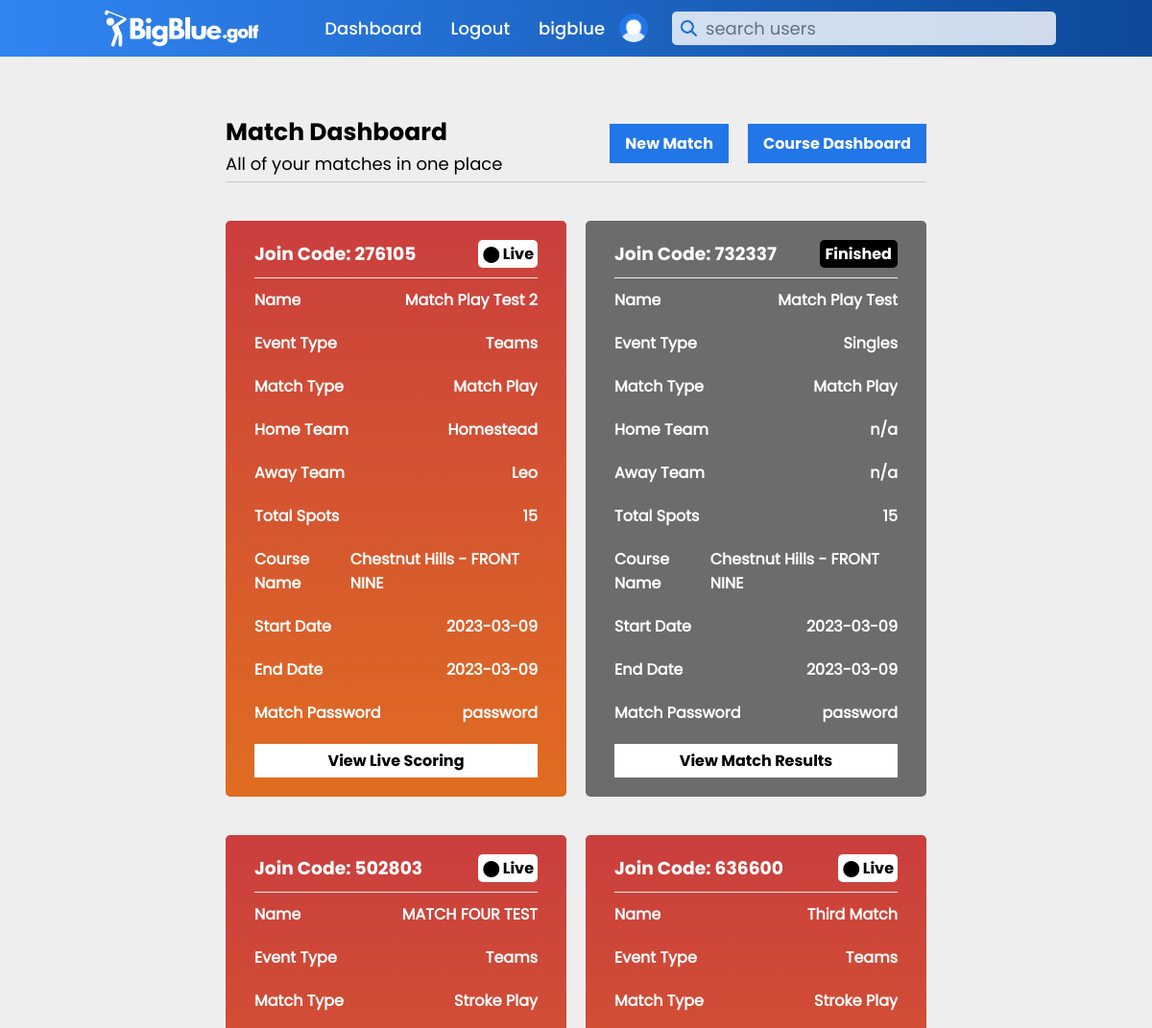
The page /match_dashboard (signed in, upper part) on the database as committed earlier.
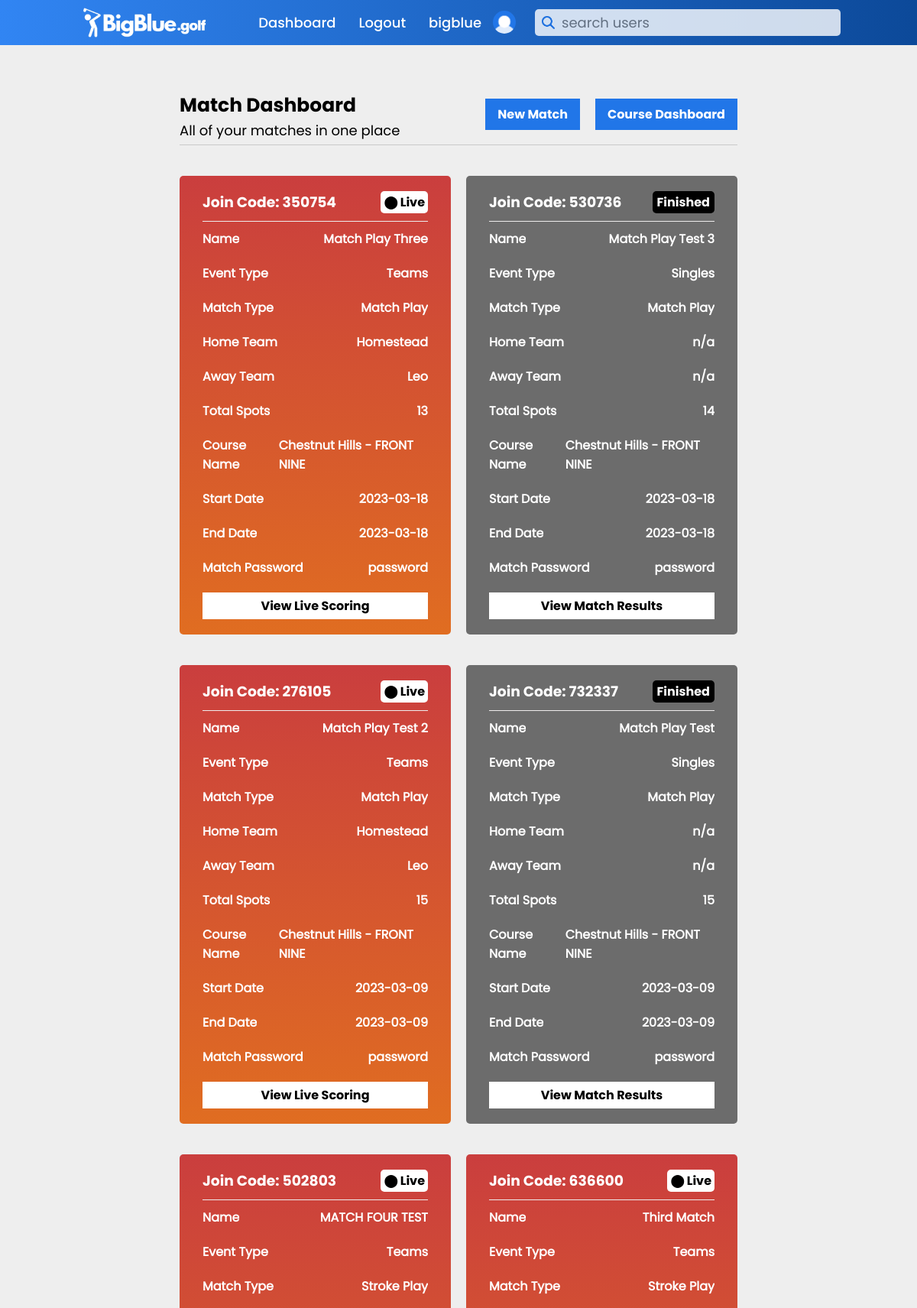
The same page on the database as committed later.
### main.py (models this page shows, shortened)
class match(db.Model):
    _id = db.Column("id", db.Integer, primary_key=True)
    match_name = db.Column(db.String(50))
    match_course = db.Column(db.String(50))
    event_type = db.Column(db.String(1))
    match_type = db.Column(db.String(25))
    start_time = db.Column(db.String(25))
    end_time = db.Column(db.String(25))
    teams1 = db.Column(db.String())
    total_players = db.Column(db.Integer)
    scores_file = db.Column(db.String(50))
    match_code = db.Column(db.String(6))
    match_password = db.Column(db.String())
    created_by = db.Column(db.String())
    match_live = db.Column(db.Integer, default=0)

class course(db.Model):
    _id = db.Column("id", db.Integer, primary_key=True)
    course_name = db.Column(db.String(50))
    course_holes = db.Column(db.String(3))
    par1 = db.Column(db.Integer)
    par2 = db.Column(db.Integer)
    par3 = db.Column(db.Integer)
    par4 = db.Column(db.Integer)
    par5 = db.Column(db.Integer)
    par6 = db.Column(db.Integer)
    par7 = db.Column(db.Integer)
    par8 = db.Column(db.Integer)
    par9 = db.Column(db.Integer)
    par10 = db.Column(db.Integer)
    par11 = db.Column(db.Integer)
    par12 = db.Column(db.Integer)
    par13 = db.Column(db.Integer)
    par14 = db.Column(db.Integer)
    par15 = db.Column(db.Integer)
    par16 = db.Column(db.Integer)
    par17 = db.Column(db.Integer)
    par18 = db.Column(db.Integer)
    city = db.Column(db.String)
    course_bio = db.Column(db.String(1000))
    created_by = db.Column(db.String)

### main.py (the view)
@app.route("/match_dashboard")
def match_dashboard():
    if 'active_user' in session and session['active_user'][2] == 'coach':
        found_course = course.query.filter_by(created_by=session['active_user'][0]).all()
        found_match = match.query.filter_by(created_by=session['active_user'][0]).all()
        found_user = users.query.filter_by(username=session['active_user'][0]).first()
        return render_template("match_dashboard.html", course_data=found_course, data=found_user, match_data=found_match)
    return redirect(url_for('error', msg="You do not have access to this site."))

### templates/match_dashboard.html (shortened to what the changed rows need)
{% if data.rank == 'coach' %}
    {% extends "indexcontentcoachlogin.html" %}
{% elif data.rank == 'player' %}
    {% extends "indexcontentplayerlogin.html" %}
{% else %}
    {% extends "indexcontent.html" %}
{% endif %}
{% block content %}
<html>
        <head>
            <link rel="stylesheet" href="{{ url_for('static', filename='styles/matchdashboard.css') }}">
        </head>
    <div class="main-container">
        <div class="grid-container">
            {% for item in match_data[::-1] %}
                {% if item.match_live == 0 %}
                    <div class="match-container">
                        <div id="row-one">
                            <div>
                                <h3>Join Code: {{item.match_code}}</h3>
                            </div>
                            <div id="action-icons">
                                <a href="/edit_match/{{item._id}}"><img src="{{ url_for('static', filename='logo graphics/pencilicon.png') }}"></a>
                                <a href="/delete_match/{{item._id}}"><img src="{{ url_for('static', filename='logo graphics/trashcan.png') }}"></a>
                            </div>
                        </div>
                        <div class="row-div">
                            <div>
                                <h4>Name</h4>
                            </div>
                            <div>
                                <h4>{{item.match_name}}</h4>
                            </div>
                        </div>
                        <div class="row-div">
                            <div>
                                <h4>Event Type</h4>
                            </div>
                            <div>
                                <h4>{{item.event_type}}</h4>
                            </div>
                        </div>
                        <div class="row-div">
                            <div>
                                <h4>Match Type</h4>
                            </div>
                            <div>
                                <h4>{{item.match_type}}</h4>
                            </div>
                        </div>
                        <div class="row-div">
                            <div>
                                <h4>Home Team</h4>
                            </div>
                            <div>
                                <h4>{{item.teams1.split('~')[0]}}</h4>
                            </div>
                        </div>
                        <div class="row-div">
                            <div>
                                <h4>Away Team</h4>
                            </div>
                            <div>
                                <h4>{{item.teams1.split('~')[1]}}</h4>
                            </div>
                        </div>
                        <div class="row-div">
                            <div>
                                <h4>Total Spots</h4>
                            </div>
                            <div>
                                <h4>{{item.total_players}}</h4>
                            </div>
                        </div>
                        <div class="row-div">
                            <div>
                                <h4>Course Name</h4>
                            </div>
                            <div>
                                <h4>{{item.match_course}}</h4>
                            </div>
                        </div>
                        <div class="row-div">
                            <div>
                                <h4>Start Date</h4>
                            </div>
                            <div>
                                <h4>{{item.start_time}}</h4>
                            </div>
                        </div>
                        <div class="row-div">
                            <div>
                                <h4>End Date</h4>
                            </div>
                            <div>
                                <h4>{{item.end_time}}</h4>
                            </div>
                        </div>
                        <div class="row-div">
                            <div>
                                <h4>Match Password</h4>
                            </div>
                            <div>
                                <h4>{{item.match_password}}</h4>
                            </div>
                        </div>
                        {% for i in course_data %}
                            {% if i.course_name == item.match_course %}
                                <a id="start-match-button" href="/start_match/{{item._id}}/{{i._id}}">Start Match</a>
                            {% endif %}
                        {% endfor %}
                    </div>
                {% elif item.match_live == 1 %}
                    <div class="match-container-live">
                        <div id="row-one-live">
                            <div>
                                <h3>Join Code: {{item.match_code}}</h3>
                            </div>
                            <div id="live-message">
                                <h4>⬤ Live</h4>
                            </div>
                        </div>
                        <div class="row-div-live">
                            <div>
                                <h4>Name</h4>
                            </div>
                            <div>
                                <h4>{{item.match_name}}</h4>
                            </div>
                        </div>
                        <div class="row-div-live">
                            <div>
                                <h4>Event Type</h4>
                            </div>
                            <div>
                                <h4>{{item.event_type}}</h4>
                            </div>
                        </div>
                        <div class="row-div-live">
                            <div>
                                <h4>Match Type</h4>
                            </div>
                            <div>
                                <h4>{{item.match_type}}</h4>
                            </div>
                        </div>
                        <div class="row-div-live">
                            <div>
                                <h4>Home Team</h4>
                            </div>
                            <div>
                                <h4>{{item.teams1.split('~')[0]}}</h4>
                            </div>
                        </div>
                        <div class="row-div-live">
                            <div>
                                <h4>Away Team</h4>
                            </div>
                            <div>
                                <h4>{{item.teams1.split('~')[1]}}</h4>
                            </div>
                        </div>
                        <div class="row-div-live">
                            <div>
                                <h4>Total Spots</h4>
                            </div>
                            <div>
                                <h4>{{item.total_players}}</h4>
                            </div>
                        </div>
                        <div class="row-div-live">
                            <div>
                                <h4>Course Name</h4>
                            </div>
                            <div>
                                <h4>{{item.match_course}}</h4>
                            </div>
                        </div>
                        <div class="row-div-live">
                            <div>
                                <h4>Start Date</h4>
                            </div>
                            <div>
                                <h4>{{item.start_time}}</h4>
                            </div>
                        </div>
                        <div class="row-div-live">
                            <div>
                                <h4>End Date</h4>
                            </div>
                            <div>
                                <h4>{{item.end_time}}</h4>
                            </div>
                        </div>
                        <div class="row-div-live">
                            <div>
                                <h4>Match Password</h4>
                            </div>
                            <div>
                                <h4>{{item.match_password}}</h4>
                            </div>
                        </div>
                        {% for i in course_data %}
                            {% if i.course_name == item.match_course %}
                                <a id="live-match-button" href="/active_match_view/{{item._id}}">View Live Scoring</a>
                            {% endif %}
                        {% endfor %}
                    </div>
                {% elif item.match_live == 2 %}
                    <div class="match-container-concluded">
                        <div id="row-one-concluded">
                            <div>
                                <h3>Join Code: {{item.match_code}}</h3>
                            </div>
                            <div id="concluded-message">
                                <h4>Finished</h4>
                            </div>
                        </div>
                        <div class="row-div-live">
                            <div>
                                <h4>Name</h4>
                            </div>
                            <div>
                                <h4>{{item.match_name}}</h4>
                            </div>
                        </div>
                        <div class="row-div-live">
                            <div>
                                <h4>Event Type</h4>
                            </div>
                            <div>
                                <h4>{{item.event_type}}</h4>
                            </div>
                        </div>
                        <div class="row-div-live">
                            <div>
                                <h4>Match Type</h4>
                            </div>
                            <div>
                                <h4>{{item.match_type}}</h4>
                            </div>
                        </div>
                        <div class="row-div-live">
                            <div>
                                <h4>Home Team</h4>
                            </div>
                            <div>
                                <h4>{{item.teams1.split('~')[0]}}</h4>
                            </div>
                        </div>
                        <div class="row-div-live">
                            <div>
                                <h4>Away Team</h4>
                            </div>
                            <div>
                                <h4>{{item.teams1.split('~')[1]}}</h4>
                            </div>
                        </div>
                        <div class="row-div-live">
                            <div>
                                <h4>Total Spots</h4>
                            </div>
                            <div>
                                <h4>{{item.total_players}}</h4>
                            </div>
                        </div>
                        <div class="row-div-live">
                            <div>
                                <h4>Course Name</h4>
                            </div>
                            <div>
                                <h4>{{item.match_course}}</h4>
                            </div>
                        </div>
                        <div class="row-div-live">
                            <div>
                                <h4>Start Date</h4>
                            </div>
                            <div>
                                <h4>{{item.start_time}}</h4>
                            </div>
                        </div>
                        <div class="row-div-live">
                            <div>
                                <h4>End Date</h4>
                            </div>
                            <div>
                                <h4>{{item.end_time}}</h4>
                            </div>
                        </div>
                        <div class="row-div-live">
                            <div>
                                <h4>Match Password</h4>
                            </div>
                            <div>
                                <h4>{{item.match_password}}</h4>
                            </div>
                        </div>
                        {% for i in course_data %}
                            {% if i.course_name == item.match_course %}
                                <a id="live-match-button" href="">View Match Results</a>
                            {% endif %}
                        {% endfor %}
                    </div>
                {% endif %}
            {% endfor %}
        </div>
    </div>
{% endblock %}

Rows that differ between the two databases and show on the page:
added match: match_code "350754", match_name "Match Play Three", event_type "Teams", match_type "Match Play", teams1 "Homestead", teams1 "Leo", total_players "13", match_course "Chestnut Hills - FRONT NINE", start_time "2023-03-18", end_time "2023-03-18", match_password "password"
added match: match_code "530736", match_name "Match Play Test 3", event_type "Singles", match_type "Match Play", teams1 "n/a", total_players "14", match_course "Chestnut Hills - FRONT NINE", start_time "2023-03-18", end_time "2023-03-18", match_password "password", course (shows "View Match Results")
